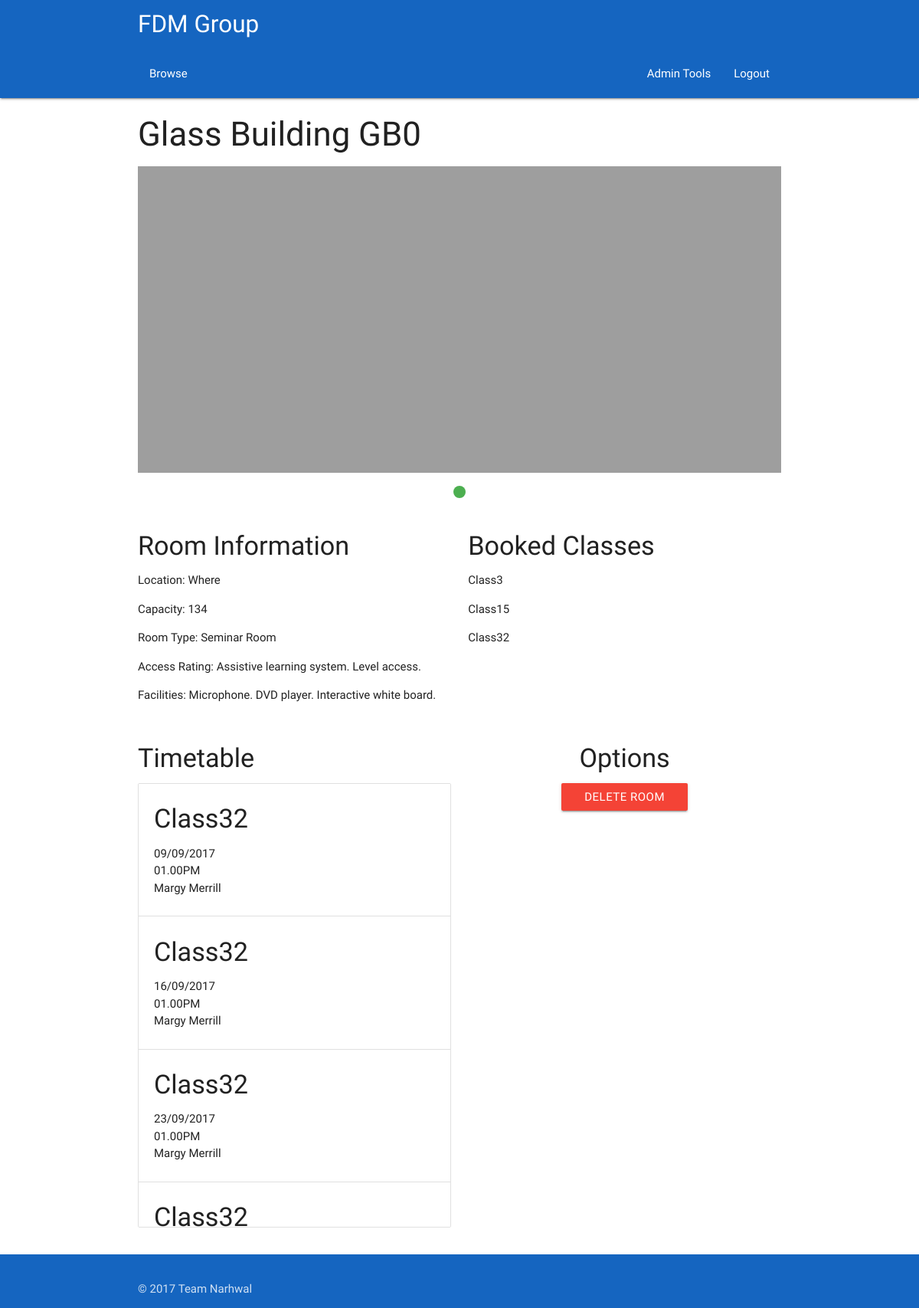
The app's page /rooms/0 (signed in) with its own data.
### app/models.py (models this page shows, shortened)
class Room(db.Model):
	__tablename__ = 'Room'
	roomID = db.Column(db.Integer, primary_key = True)
	capacity = db.Column(db.Integer)
	roomType = db.Column(db.String(100))
	roomCode = db.Column(db.String(100))
	building = db.Column(db.String(100))
	location = db.Column(db.String(100))
	facilities = db.Column(db.String(100))
	picURL = db.Column(db.String(100))
	accessRating = db.Column(db.String(100))

class Class(db.Model):
	__tablename__ = 'Class'
	classID = db.Column(db.Integer, primary_key = True)
	coursePoint = db.Column(db.Integer, db.ForeignKey('Course.courseID'))
	course = db.relationship("Course", foreign_keys = [coursePoint])
	courseID = db.Column(db.Integer)
	title = db.Column(db.String(100))
	description = db.Column(db.String(100))
	capacity = db.Column(db.Integer)
	startDate = db.Column(db.DateTime)
	duration = db.Column(db.Integer)
	endDate = db.Column(db.DateTime)
	reqFac = db.Column(db.String(100), default = 'None')
	preTrain = relationship("Class")
	parent_id = Column(db.Integer, ForeignKey('Class.classID'))
	locationPoint = db.Column(db.Integer, db.ForeignKey('Room.roomID'))
	location = db.relationship("Room", foreign_keys = [locationPoint])
	trainerPoint = db.Column(db.Integer, db.ForeignKey('Trainer.trainerID'))
	trainer = db.relationship("Trainer", foreign_keys = [trainerPoint])
	attendanceList = db.relationship('Delegate', secondary = association_table)
	waitList = db.relationship('Delegate', secondary = waiting_table)

class User(db.Model):
	__tablename__ = 'User'
	userID = db.Column(db.Integer, primary_key = True)
	name = db.Column(db.String(100))
	username = db.Column(db.String(100))
	email = db.Column(db.String(100))
	password = db.Column(db.String(100))
	type = db.Column(db.String(100))
	__mapper_args__ = {
		'polymorphic_identity': 'base',
		'polymorphic_on': type
	}

### app/views.py (the view)
@app.route('/rooms/<id>')
@login_required
def roomSchedule(id):
    roomID = id
    if current_user.type != 'Admin':
        abort(403)
    room = rooms(roomID=id)
    fac = checkFacilities(room.facilities)
    ac = checkAccess(room.accessRating)
    roomClassList = classes(locationPoint=roomID)
    tt = roomTimeTable(room)
    if type(roomClassList) != list:
        roomClassList = [roomClassList]
    return render_template('roomsSched.html', title='Room Schedule', room=room, roomClassList=roomClassList, fac = fac, ac = ac, tt = tt)

### app/views.py (called while the page is built)
@login_manager.user_loader
def load_user(id):
    return models.User.query.get(id)

### queries.py (called while the page is built)
def listConvert(x):
    if(x.count() == 1):
        x = x[0]
        return x
    else:
        y = []
    for i in x:
        y.append(i)
    return y

def classes(**kwargs):
    q = models.Class.query.filter_by(**kwargs)
    q = listConvert(q)
    return q

def rooms(**kwargs):
    q = models.Room.query.filter_by(**kwargs)
    q = listConvert(q)
    return q

def checkAccess(rating):
    accessRating = []
    if 'A' in rating:
        accessRating.append("Assistive learning system.")
    if 'L' in rating:
        accessRating.append("Level access.")
    if 'W' in rating:
        accessRating.append("Wheelchair access.")
    return accessRating

def checkFacilities(facilities):
    facList = []
    if 'M' in facilities:
        facList.append("Microphone.")
    if 'D' in facilities:
        facList.append("DVD player.")
    if 'P' in facilities:
        facList.append("Projector.")
    if 'I' in facilities:
        facList.append("Interactive white board.")
    if 'L' in facilities:
        facList.append("Lectern.")
    if 'C' in facilities:
        facList.append("Chalkboard.")
    if 'S' in facilities:
        facList.append("Computer suite.")
    return facList

def roomTimeTable(room):
    classList = classes()
    items = []
    for i in classList:
        if(i.location == room):
            for j in range(0, i.duration):
                a = i.startDate + timedelta(weeks=j)
                b = a.strftime("%d/%m/%Y")
                c = a.strftime("%I.%M%p")
                d = a.strftime("%A")
                items.append([c, b, i.title, i.trainer.name, a, d])
    today = datetime.now()
    itemList = deepcopy(items)
    for i in items:
        if(i[4] < today):
            itemList.remove(i)
    itemList = sorted(itemList, key=lambda x: x[4])
    return itemList

### app/templates/roomsSched.html (shortened to what this page needs)
{% extends "base.html" %} {% block content %}
<div class="container">
    <div class="row">
        <div class="col s12">
        </div>
    </div>
    <h3>{{room.building}} {{room.roomCode}}</h3>
    <div class = "row">
        <div class = "col s12">
            <div class="slider">
                <ul class="slides">
                    <li>
                        <img class = "responsive-img" src="{{room.picURL}}">
                    </li>
                </ul>
            </div>
        </div>
    </div>
    <div class="row">
        <div class="col l6 m6 s12">
            <h4>Room Information</h4>
            <p><strong>Location: </strong>{{room.location}}</p>
            <p><strong>Capacity: </strong>{{room.capacity}}</p>
            <p><strong>Room Type: </strong>{{room.roomType}}</p>
            <p><strong>Access Rating:</strong>{%for item in ac %} {{item}}{%endfor%}</p>
            <p><strong>Facilities: </strong> {%for item in fac %} {{item}}{%endfor%}</p></p>
        </div>
        <div class="col l6 m6 s12">
            <h4>Booked Classes</h4> {% for item in roomClassList %}
            <ul>
                <li>{{item.title}}
            </ul>
            {% endfor %}
        </div>
    </div>
    <div class="row">
            <div class="col s12 m6 l6" >
                <h4>Timetable</h4>
                <ul id = "timetable" class="collection">
                    {% for item in tt %}
                    <li class="collection-item">
                        <span class="title"><h4>{{item[2]}}</h4></span>
                        <p><span>{{item[1]}}<br>{{item[6]}}{{item[0]}}</span><br>
                            {{item[3]}}
                        </p>
                    </li>
                    {% endfor %}
                  </ul>
            </div>
        <div class="col s12 l6">
            <div class="center-align">
                <h4>Options</h4>
                <a class="waves-effect waves-light btn red" href='/deleteroom/{{room.roomID}}'>Delete Room</a>
            </div>
        </div>
    </div>
</div>
{% endblock %}

### app/static/css/style.css (style rules this page uses)
html { font-family: 'Raleway', sans-serif; }
#timetable { max-height: 580px; overflow-y: scroll; }
.Site { display: flex; min-height: 100vh; flex-direction: column; }

### records on screen
Room: building "Glass Building", roomCode "GB0", location "Where", capacity "134", roomType "Seminar Room"
Class: title "Class3"
Class: title "Class15"
Class: title "Class32", title "Class32" "Class32" "Class32" "Class32"
User: name "Margy Merrill" "Margy Merrill" "Margy Merrill"

### other values on screen
{{ item }} "Assistive learning system." "Level access."
{{ item }} "Microphone." "DVD player." "Interactive white board."
{{ item[1] }} "09/09/2017" "16/09/2017" "23/09/2017"
{{ item[0] }} "01.00PM" "01.00PM" "01.00PM"
